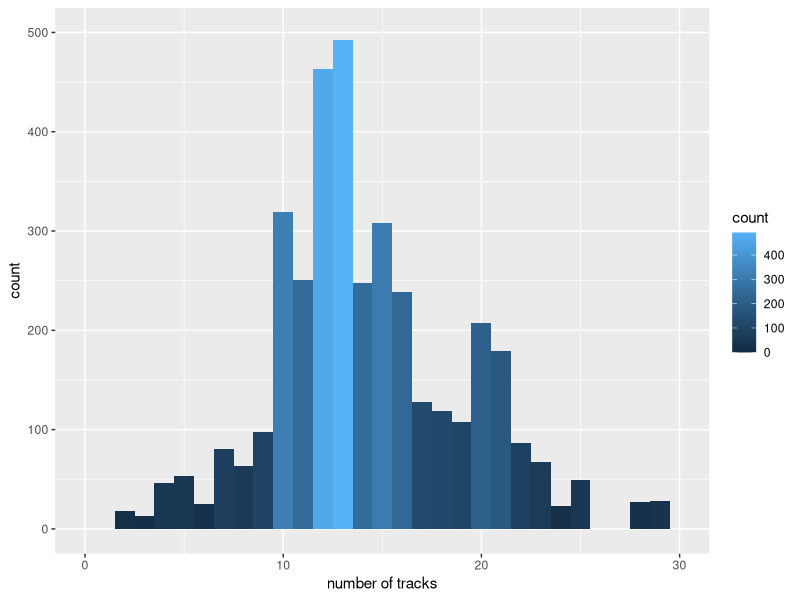

This chart was generated by the following R code:
setwd("/Users/Barney/Dropbox/other/code/etc/musiclibrary/processerout/")
library("ggplot2")
trackcount <-read.table("trackcount.txt",header=TRUE,fill=TRUE,strip.white=TRUE,sep='\n')
ggplot(trackcount,aes(Track.Count))+geom_histogram(binwidth=1,aes(fill=..count..))+xlim(c(0,30))+ylim(c(0,500))+xlab("number of tracks")
